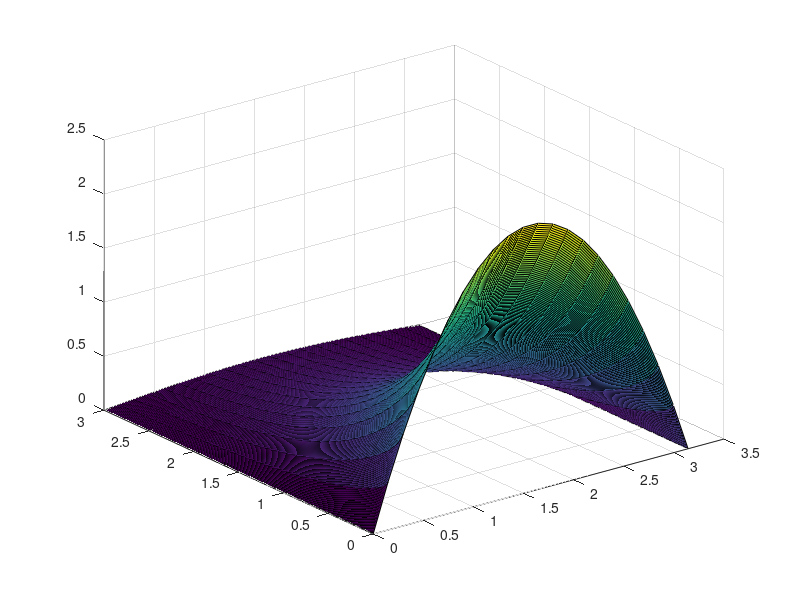

Reproduce this figure in MATLAB.
%___SETTING time spatial step size and bounds
dtau = 1e-2; % time step size
dx = sqrt(2*dtau); % spatial step size
x_lowerbound = 0;
x_upperbound = pi;
tau_lowerbound = 0;
tau_upperbound = 3;
Nx = round(x_upperbound/dx); % num time steps
Ntau = round(tau_upperbound/dtau); % num spatial steps
x = linspace(x_lowerbound, x_upperbound, Nx);
tau = linspace(tau_lowerbound, tau_upperbound, Ntau);

%___SETTING boundary and initial conditions
g = @(x) x.*(pi-x);
U = zeros(Nx, Ntau); % Nx by Ntau grid
U(1, :) = 0; % Boundary condition at x = 0
U(Nx, :) = 0; % Boundary condition at x = pi
U(:, 1) = g(x); % Initial condition at tau = 0

%___CALCULATE finite difference approximation
for n = 2:Ntau
    for j = 2:Nx-1
        U(j, n) = U(j, n-1) + (U(j+1, n-1) - 2 * U(j, n-1) + U(j-1, n-1))*(dtau/(dx^2));

    end
end

figure;
surf(x,tau,U')
% surf(x, tau, U', 'EdgeColor', 'interp');
